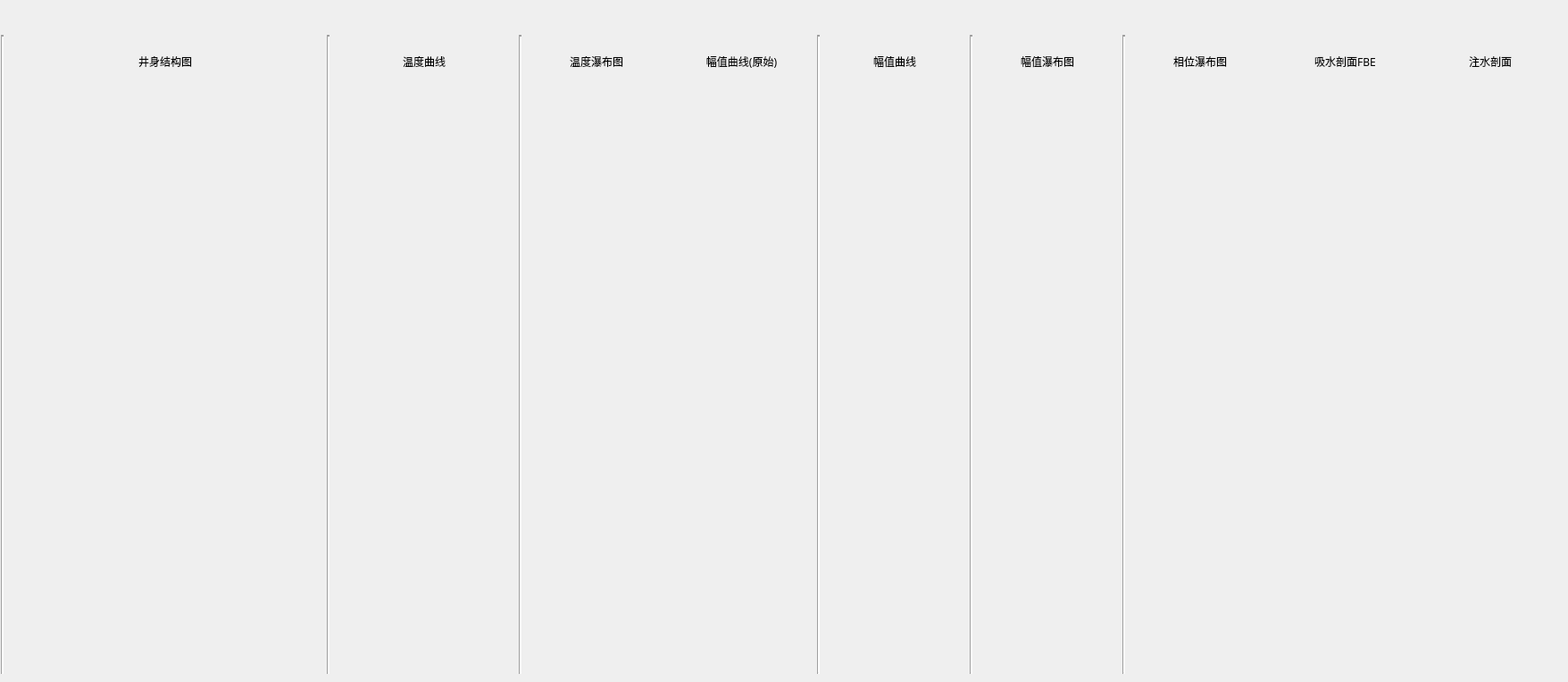
<?xml version="1.0" encoding="UTF-8"?>
<ui version="4.0">
 <class>WellWidget</class>
 <widget class="QWidget" name="WellWidget">
  <property name="geometry">
   <rect>
    <x>0</x>
    <y>0</y>
    <width>1756</width>
    <height>764</height>
   </rect>
  </property>
  <property name="windowTitle">
   <string>Form</string>
  </property>
  <layout class="QVBoxLayout" name="verticalLayout_5">
   <property name="spacing">
    <number>0</number>
   </property>
   <property name="leftMargin">
    <number>0</number>
   </property>
   <property name="topMargin">
    <number>0</number>
   </property>
   <property name="rightMargin">
    <number>0</number>
   </property>
   <property name="bottomMargin">
    <number>0</number>
   </property>
   <item>
    <widget class="ChartSelectWidget" name="widget_chart_select" native="true">
     <property name="minimumSize">
      <size>
       <width>0</width>
       <height>30</height>
      </size>
     </property>
     <property name="maximumSize">
      <size>
       <width>16777215</width>
       <height>30</height>
      </size>
     </property>
    </widget>
   </item>
   <item>
    <widget class="QWidget" name="widget" native="true">
     <property name="minimumSize">
      <size>
       <width>0</width>
       <height>30</height>
      </size>
     </property>
     <property name="maximumSize">
      <size>
       <width>16777215</width>
       <height>16777215</height>
      </size>
     </property>
     <property name="styleSheet">
      <string notr="true">QWidget#widget_title1,#widget_title2,#widget_title3,#widget_title4,#widget_title5,#widget_title6,#widget_title7,#widget_title8,#widget_tile9
{
	image: url(:/res/title/subtitile.png);
}
QLabel
{
	background-color: none;
}
background-color: #323E4C;</string>
     </property>
     <layout class="QHBoxLayout" name="horizontalLayout">
      <property name="spacing">
       <number>6</number>
      </property>
      <property name="leftMargin">
       <number>1</number>
      </property>
      <item>
       <widget class="Line" name="line_8">
        <property name="sizePolicy">
         <sizepolicy hsizetype="Fixed" vsizetype="Minimum">
          <horstretch>0</horstretch>
          <verstretch>0</verstretch>
         </sizepolicy>
        </property>
        <property name="styleSheet">
         <string notr="true"/>
        </property>
        <property name="frameShadow">
         <enum>QFrame::Sunken</enum>
        </property>
        <property name="lineWidth">
         <number>2</number>
        </property>
        <property name="orientation">
         <enum>Qt::Vertical</enum>
        </property>
       </widget>
      </item>
      <item>
       <widget class="QWidget" name="widget_struct" native="true">
        <property name="minimumSize">
         <size>
          <width>350</width>
          <height>0</height>
         </size>
        </property>
        <property name="maximumSize">
         <size>
          <width>350</width>
          <height>16777215</height>
         </size>
        </property>
        <property name="styleSheet">
         <string notr="true">/*background-color: #04152F;*/
</string>
        </property>
        <layout class="QVBoxLayout" name="verticalLayout">
         <property name="spacing">
          <number>12</number>
         </property>
         <property name="topMargin">
          <number>15</number>
         </property>
         <property name="bottomMargin">
          <number>15</number>
         </property>
         <item>
          <widget class="QWidget" name="widget_title6" native="true">
           <property name="minimumSize">
            <size>
             <width>0</width>
             <height>30</height>
            </size>
           </property>
           <property name="maximumSize">
            <size>
             <width>16777215</width>
             <height>30</height>
            </size>
           </property>
           <property name="styleSheet">
            <string notr="true"/>
           </property>
           <layout class="QHBoxLayout" name="horizontalLayout_10">
            <property name="spacing">
             <number>0</number>
            </property>
            <property name="leftMargin">
             <number>0</number>
            </property>
            <property name="topMargin">
             <number>0</number>
            </property>
            <property name="rightMargin">
             <number>0</number>
            </property>
            <property name="bottomMargin">
             <number>0</number>
            </property>
            <item>
             <widget class="QLabel" name="label_6">
              <property name="minimumSize">
               <size>
                <width>0</width>
                <height>20</height>
               </size>
              </property>
              <property name="maximumSize">
               <size>
                <width>16777215</width>
                <height>20</height>
               </size>
              </property>
              <property name="font">
               <font>
                <family>黑体</family>
               </font>
              </property>
              <property name="styleSheet">
               <string notr="true"/>
              </property>
              <property name="text">
               <string>井身结构图</string>
              </property>
              <property name="alignment">
               <set>Qt::AlignCenter</set>
              </property>
             </widget>
            </item>
           </layout>
          </widget>
         </item>
         <item>
          <widget class="FrameLine" name="label_structure" native="true">
           <property name="minimumSize">
            <size>
             <width>330</width>
             <height>300</height>
            </size>
           </property>
           <property name="maximumSize">
            <size>
             <width>330</width>
             <height>1200</height>
            </size>
           </property>
           <property name="styleSheet">
            <string notr="true"/>
           </property>
          </widget>
         </item>
        </layout>
       </widget>
      </item>
      <item>
       <widget class="Line" name="line">
        <property name="sizePolicy">
         <sizepolicy hsizetype="Fixed" vsizetype="Minimum">
          <horstretch>0</horstretch>
          <verstretch>0</verstretch>
         </sizepolicy>
        </property>
        <property name="styleSheet">
         <string notr="true"/>
        </property>
        <property name="frameShadow">
         <enum>QFrame::Sunken</enum>
        </property>
        <property name="lineWidth">
         <number>2</number>
        </property>
        <property name="orientation">
         <enum>Qt::Vertical</enum>
        </property>
       </widget>
      </item>
      <item>
       <layout class="QVBoxLayout" name="verticalLayout_2">
        <property name="spacing">
         <number>0</number>
        </property>
        <property name="topMargin">
         <number>15</number>
        </property>
        <item>
         <widget class="QWidget" name="widget_title1" native="true">
          <property name="maximumSize">
           <size>
            <width>16777215</width>
            <height>30</height>
           </size>
          </property>
          <property name="styleSheet">
           <string notr="true"/>
          </property>
          <layout class="QHBoxLayout" name="horizontalLayout_4">
           <property name="spacing">
            <number>0</number>
           </property>
           <property name="leftMargin">
            <number>0</number>
           </property>
           <property name="topMargin">
            <number>0</number>
           </property>
           <property name="rightMargin">
            <number>0</number>
           </property>
           <property name="bottomMargin">
            <number>0</number>
           </property>
           <item>
            <widget class="QLabel" name="label_1">
             <property name="minimumSize">
              <size>
               <width>0</width>
               <height>20</height>
              </size>
             </property>
             <property name="maximumSize">
              <size>
               <width>16777215</width>
               <height>20</height>
              </size>
             </property>
             <property name="font">
              <font>
               <family>黑体</family>
              </font>
             </property>
             <property name="styleSheet">
              <string notr="true"/>
             </property>
             <property name="text">
              <string>温度曲线</string>
             </property>
             <property name="alignment">
              <set>Qt::AlignCenter</set>
             </property>
            </widget>
           </item>
          </layout>
         </widget>
        </item>
        <item>
         <widget class="CurveView" name="widget_DTS_curve" native="true">
          <property name="minimumSize">
           <size>
            <width>200</width>
            <height>300</height>
           </size>
          </property>
          <property name="styleSheet">
           <string notr="true"/>
          </property>
         </widget>
        </item>
       </layout>
      </item>
      <item>
       <widget class="Line" name="line_2">
        <property name="styleSheet">
         <string notr="true"/>
        </property>
        <property name="frameShadow">
         <enum>QFrame::Sunken</enum>
        </property>
        <property name="lineWidth">
         <number>2</number>
        </property>
        <property name="orientation">
         <enum>Qt::Vertical</enum>
        </property>
       </widget>
      </item>
      <item>
       <layout class="QVBoxLayout" name="verticalLayout_3">
        <property name="spacing">
         <number>0</number>
        </property>
        <property name="topMargin">
         <number>15</number>
        </property>
        <item>
         <widget class="QWidget" name="widget_title2" native="true">
          <property name="maximumSize">
           <size>
            <width>16777215</width>
            <height>30</height>
           </size>
          </property>
          <property name="styleSheet">
           <string notr="true"/>
          </property>
          <layout class="QHBoxLayout" name="horizontalLayout_5">
           <property name="spacing">
            <number>0</number>
           </property>
           <property name="leftMargin">
            <number>0</number>
           </property>
           <property name="topMargin">
            <number>0</number>
           </property>
           <property name="rightMargin">
            <number>0</number>
           </property>
           <property name="bottomMargin">
            <number>0</number>
           </property>
           <item>
            <widget class="QLabel" name="label_2">
             <property name="minimumSize">
              <size>
               <width>0</width>
               <height>20</height>
              </size>
             </property>
             <property name="maximumSize">
              <size>
               <width>16777215</width>
               <height>20</height>
              </size>
             </property>
             <property name="font">
              <font>
               <family>黑体</family>
              </font>
             </property>
             <property name="text">
              <string>温度瀑布图</string>
             </property>
             <property name="alignment">
              <set>Qt::AlignCenter</set>
             </property>
            </widget>
           </item>
          </layout>
         </widget>
        </item>
        <item>
         <widget class="WaterFallWdgtTransf" name="widget_DTS" native="true">
          <property name="minimumSize">
           <size>
            <width>0</width>
            <height>300</height>
           </size>
          </property>
          <widget class="QPushButton" name="btn_window_dts">
           <property name="geometry">
            <rect>
             <x>1765</x>
             <y>1</y>
             <width>40</width>
             <height>43</height>
            </rect>
           </property>
           <property name="sizePolicy">
            <sizepolicy hsizetype="Fixed" vsizetype="Fixed">
             <horstretch>0</horstretch>
             <verstretch>0</verstretch>
            </sizepolicy>
           </property>
           <property name="styleSheet">
            <string notr="true">background:transparent;
border:none;</string>
           </property>
           <property name="text">
            <string/>
           </property>
           <property name="icon">
            <iconset resource="res.qrc">
             <normaloff>:/res/title/maxico.png</normaloff>:/res/title/maxico.png</iconset>
           </property>
           <property name="iconSize">
            <size>
             <width>40</width>
             <height>40</height>
            </size>
           </property>
           <property name="flat">
            <bool>true</bool>
           </property>
          </widget>
         </widget>
        </item>
       </layout>
      </item>
      <item>
       <widget class="QWidget" name="widget_rawAmCurve" native="true">
        <layout class="QVBoxLayout" name="verticalLayout_9">
         <property name="spacing">
          <number>0</number>
         </property>
         <property name="leftMargin">
          <number>0</number>
         </property>
         <property name="topMargin">
          <number>15</number>
         </property>
         <property name="rightMargin">
          <number>0</number>
         </property>
         <property name="bottomMargin">
          <number>0</number>
         </property>
         <item>
          <widget class="QWidget" name="widget_title7" native="true">
           <property name="maximumSize">
            <size>
             <width>16777215</width>
             <height>30</height>
            </size>
           </property>
           <property name="styleSheet">
            <string notr="true"/>
           </property>
           <layout class="QHBoxLayout" name="horizontalLayout_12">
            <property name="spacing">
             <number>0</number>
            </property>
            <property name="leftMargin">
             <number>0</number>
            </property>
            <property name="topMargin">
             <number>0</number>
            </property>
            <property name="rightMargin">
             <number>0</number>
            </property>
            <property name="bottomMargin">
             <number>0</number>
            </property>
            <item>
             <widget class="QLabel" name="label_5">
              <property name="minimumSize">
               <size>
                <width>0</width>
                <height>20</height>
               </size>
              </property>
              <property name="maximumSize">
               <size>
                <width>16777215</width>
                <height>20</height>
               </size>
              </property>
              <property name="font">
               <font>
                <family>黑体</family>
               </font>
              </property>
              <property name="text">
               <string>幅值曲线(原始)</string>
              </property>
              <property name="alignment">
               <set>Qt::AlignCenter</set>
              </property>
             </widget>
            </item>
           </layout>
          </widget>
         </item>
         <item>
          <widget class="CurveView" name="widget_DAS_rawAmCurve" native="true">
           <property name="minimumSize">
            <size>
             <width>0</width>
             <height>300</height>
            </size>
           </property>
          </widget>
         </item>
        </layout>
       </widget>
      </item>
      <item>
       <widget class="Line" name="line_3">
        <property name="styleSheet">
         <string notr="true">QFrame#line
{
	color:rgb(26,43,69);
}
</string>
        </property>
        <property name="frameShadow">
         <enum>QFrame::Sunken</enum>
        </property>
        <property name="lineWidth">
         <number>2</number>
        </property>
        <property name="orientation">
         <enum>Qt::Vertical</enum>
        </property>
       </widget>
      </item>
      <item>
       <layout class="QVBoxLayout" name="verticalLayout_4">
        <property name="spacing">
         <number>0</number>
        </property>
        <property name="topMargin">
         <number>15</number>
        </property>
        <item>
         <widget class="QWidget" name="widget_title3" native="true">
          <property name="maximumSize">
           <size>
            <width>16777215</width>
            <height>30</height>
           </size>
          </property>
          <property name="styleSheet">
           <string notr="true"/>
          </property>
          <layout class="QHBoxLayout" name="horizontalLayout_6">
           <property name="spacing">
            <number>0</number>
           </property>
           <property name="leftMargin">
            <number>0</number>
           </property>
           <property name="topMargin">
            <number>0</number>
           </property>
           <property name="rightMargin">
            <number>0</number>
           </property>
           <property name="bottomMargin">
            <number>0</number>
           </property>
           <item>
            <widget class="QLabel" name="label_3">
             <property name="minimumSize">
              <size>
               <width>0</width>
               <height>20</height>
              </size>
             </property>
             <property name="maximumSize">
              <size>
               <width>16777215</width>
               <height>20</height>
              </size>
             </property>
             <property name="font">
              <font>
               <family>黑体</family>
              </font>
             </property>
             <property name="text">
              <string>幅值曲线</string>
             </property>
             <property name="alignment">
              <set>Qt::AlignCenter</set>
             </property>
            </widget>
           </item>
          </layout>
         </widget>
        </item>
        <item>
         <widget class="CurveView" name="widget_DAS_curve" native="true">
          <property name="minimumSize">
           <size>
            <width>0</width>
            <height>300</height>
           </size>
          </property>
         </widget>
        </item>
       </layout>
      </item>
      <item>
       <widget class="Line" name="line_4">
        <property name="frameShadow">
         <enum>QFrame::Sunken</enum>
        </property>
        <property name="lineWidth">
         <number>2</number>
        </property>
        <property name="orientation">
         <enum>Qt::Vertical</enum>
        </property>
       </widget>
      </item>
      <item>
       <layout class="QVBoxLayout" name="verticalLayout_6">
        <property name="spacing">
         <number>0</number>
        </property>
        <property name="topMargin">
         <number>15</number>
        </property>
        <item>
         <widget class="QWidget" name="widget_title4" native="true">
          <property name="maximumSize">
           <size>
            <width>16777215</width>
            <height>30</height>
           </size>
          </property>
          <property name="styleSheet">
           <string notr="true"/>
          </property>
          <layout class="QHBoxLayout" name="horizontalLayout_8">
           <property name="spacing">
            <number>0</number>
           </property>
           <property name="leftMargin">
            <number>0</number>
           </property>
           <property name="topMargin">
            <number>0</number>
           </property>
           <property name="rightMargin">
            <number>0</number>
           </property>
           <property name="bottomMargin">
            <number>0</number>
           </property>
           <item>
            <widget class="QLabel" name="label_4">
             <property name="minimumSize">
              <size>
               <width>0</width>
               <height>20</height>
              </size>
             </property>
             <property name="maximumSize">
              <size>
               <width>16777215</width>
               <height>20</height>
              </size>
             </property>
             <property name="font">
              <font>
               <family>黑体</family>
              </font>
             </property>
             <property name="text">
              <string>幅值瀑布图</string>
             </property>
             <property name="alignment">
              <set>Qt::AlignCenter</set>
             </property>
            </widget>
           </item>
          </layout>
         </widget>
        </item>
        <item>
         <widget class="WaterFallWdgtTransf" name="widget_DAS" native="true">
          <property name="minimumSize">
           <size>
            <width>0</width>
            <height>300</height>
           </size>
          </property>
          <property name="styleSheet">
           <string notr="true"/>
          </property>
          <widget class="QPushButton" name="btn_window_ample">
           <property name="geometry">
            <rect>
             <x>1765</x>
             <y>1</y>
             <width>40</width>
             <height>43</height>
            </rect>
           </property>
           <property name="sizePolicy">
            <sizepolicy hsizetype="Fixed" vsizetype="Fixed">
             <horstretch>0</horstretch>
             <verstretch>0</verstretch>
            </sizepolicy>
           </property>
           <property name="layoutDirection">
            <enum>Qt::LeftToRight</enum>
           </property>
           <property name="styleSheet">
            <string notr="true">background:transparent;
border:none;</string>
           </property>
           <property name="text">
            <string/>
           </property>
           <property name="icon">
            <iconset resource="res.qrc">
             <normaloff>:/res/title/maxico.png</normaloff>:/res/title/maxico.png</iconset>
           </property>
           <property name="iconSize">
            <size>
             <width>40</width>
             <height>40</height>
            </size>
           </property>
           <property name="flat">
            <bool>true</bool>
           </property>
          </widget>
         </widget>
        </item>
       </layout>
      </item>
      <item>
       <widget class="Line" name="line_5">
        <property name="frameShadow">
         <enum>QFrame::Sunken</enum>
        </property>
        <property name="lineWidth">
         <number>2</number>
        </property>
        <property name="orientation">
         <enum>Qt::Vertical</enum>
        </property>
       </widget>
      </item>
      <item>
       <layout class="QVBoxLayout" name="verticalLayout_7">
        <property name="spacing">
         <number>0</number>
        </property>
        <property name="topMargin">
         <number>15</number>
        </property>
        <item>
         <widget class="QWidget" name="widget_title5" native="true">
          <property name="maximumSize">
           <size>
            <width>16777215</width>
            <height>30</height>
           </size>
          </property>
          <property name="styleSheet">
           <string notr="true"/>
          </property>
          <layout class="QHBoxLayout" name="horizontalLayout_9">
           <property name="spacing">
            <number>0</number>
           </property>
           <property name="leftMargin">
            <number>0</number>
           </property>
           <property name="topMargin">
            <number>0</number>
           </property>
           <property name="rightMargin">
            <number>0</number>
           </property>
           <property name="bottomMargin">
            <number>0</number>
           </property>
           <item>
            <widget class="QLabel" name="label_7">
             <property name="minimumSize">
              <size>
               <width>0</width>
               <height>20</height>
              </size>
             </property>
             <property name="maximumSize">
              <size>
               <width>16777215</width>
               <height>20</height>
              </size>
             </property>
             <property name="font">
              <font>
               <family>黑体</family>
              </font>
             </property>
             <property name="text">
              <string>相位瀑布图</string>
             </property>
             <property name="alignment">
              <set>Qt::AlignCenter</set>
             </property>
            </widget>
           </item>
          </layout>
         </widget>
        </item>
        <item>
         <widget class="WaterFallWdgtTransf" name="widget_DAS_Phase" native="true">
          <property name="minimumSize">
           <size>
            <width>0</width>
            <height>300</height>
           </size>
          </property>
          <widget class="QPushButton" name="btn_window">
           <property name="geometry">
            <rect>
             <x>1765</x>
             <y>1</y>
             <width>40</width>
             <height>43</height>
            </rect>
           </property>
           <property name="sizePolicy">
            <sizepolicy hsizetype="Fixed" vsizetype="Fixed">
             <horstretch>0</horstretch>
             <verstretch>0</verstretch>
            </sizepolicy>
           </property>
           <property name="styleSheet">
            <string notr="true">background:transparent;
border:none;</string>
           </property>
           <property name="text">
            <string/>
           </property>
           <property name="icon">
            <iconset resource="res.qrc">
             <normaloff>:/res/title/maxico.png</normaloff>:/res/title/maxico.png</iconset>
           </property>
           <property name="iconSize">
            <size>
             <width>40</width>
             <height>40</height>
            </size>
           </property>
           <property name="flat">
            <bool>true</bool>
           </property>
          </widget>
         </widget>
        </item>
       </layout>
      </item>
      <item>
       <layout class="QVBoxLayout" name="verticalLayout_10">
        <property name="spacing">
         <number>0</number>
        </property>
        <property name="topMargin">
         <number>15</number>
        </property>
        <item>
         <widget class="QWidget" name="widget_title9" native="true">
          <property name="maximumSize">
           <size>
            <width>16777215</width>
            <height>30</height>
           </size>
          </property>
          <property name="styleSheet">
           <string notr="true"/>
          </property>
          <layout class="QHBoxLayout" name="horizontalLayout_13">
           <property name="spacing">
            <number>0</number>
           </property>
           <property name="leftMargin">
            <number>0</number>
           </property>
           <property name="topMargin">
            <number>0</number>
           </property>
           <property name="rightMargin">
            <number>0</number>
           </property>
           <property name="bottomMargin">
            <number>0</number>
           </property>
           <item>
            <widget class="QLabel" name="label_8">
             <property name="minimumSize">
              <size>
               <width>0</width>
               <height>20</height>
              </size>
             </property>
             <property name="maximumSize">
              <size>
               <width>16777215</width>
               <height>20</height>
              </size>
             </property>
             <property name="font">
              <font>
               <family>黑体</family>
              </font>
             </property>
             <property name="text">
              <string>吸水剖面FBE</string>
             </property>
             <property name="alignment">
              <set>Qt::AlignCenter</set>
             </property>
            </widget>
           </item>
          </layout>
         </widget>
        </item>
        <item>
         <widget class="CurveView" name="widget_FBE_curve" native="true">
          <property name="minimumSize">
           <size>
            <width>0</width>
            <height>300</height>
           </size>
          </property>
         </widget>
        </item>
       </layout>
      </item>
      <item>
       <layout class="QVBoxLayout" name="verticalLayout_11">
        <property name="spacing">
         <number>0</number>
        </property>
        <property name="topMargin">
         <number>15</number>
        </property>
        <item>
         <widget class="QWidget" name="widget_title8" native="true">
          <property name="maximumSize">
           <size>
            <width>16777215</width>
            <height>30</height>
           </size>
          </property>
          <property name="styleSheet">
           <string notr="true"/>
          </property>
          <layout class="QHBoxLayout" name="horizontalLayout_14">
           <property name="spacing">
            <number>0</number>
           </property>
           <property name="leftMargin">
            <number>0</number>
           </property>
           <property name="topMargin">
            <number>0</number>
           </property>
           <property name="rightMargin">
            <number>0</number>
           </property>
           <property name="bottomMargin">
            <number>0</number>
           </property>
           <item>
            <widget class="QLabel" name="label_9">
             <property name="minimumSize">
              <size>
               <width>0</width>
               <height>20</height>
              </size>
             </property>
             <property name="maximumSize">
              <size>
               <width>16777215</width>
               <height>20</height>
              </size>
             </property>
             <property name="font">
              <font>
               <family>黑体</family>
              </font>
             </property>
             <property name="text">
              <string>注水剖面</string>
             </property>
             <property name="alignment">
              <set>Qt::AlignCenter</set>
             </property>
            </widget>
           </item>
          </layout>
         </widget>
        </item>
        <item>
         <widget class="RateCurveView" name="widget_waterInject" native="true">
          <property name="minimumSize">
           <size>
            <width>0</width>
            <height>300</height>
           </size>
          </property>
          <widget class="QPushButton" name="btn_window_3">
           <property name="geometry">
            <rect>
             <x>1765</x>
             <y>1</y>
             <width>40</width>
             <height>43</height>
            </rect>
           </property>
           <property name="sizePolicy">
            <sizepolicy hsizetype="Fixed" vsizetype="Fixed">
             <horstretch>0</horstretch>
             <verstretch>0</verstretch>
            </sizepolicy>
           </property>
           <property name="styleSheet">
            <string notr="true">background:transparent;
border:none;</string>
           </property>
           <property name="text">
            <string/>
           </property>
           <property name="icon">
            <iconset resource="res.qrc">
             <normaloff>:/res/title/maxico.png</normaloff>:/res/title/maxico.png</iconset>
           </property>
           <property name="iconSize">
            <size>
             <width>40</width>
             <height>40</height>
            </size>
           </property>
           <property name="flat">
            <bool>true</bool>
           </property>
          </widget>
         </widget>
        </item>
       </layout>
      </item>
     </layout>
    </widget>
   </item>
  </layout>
 </widget>
 <customwidgets>
  <customwidget>
   <class>CurveView</class>
   <extends>QWidget</extends>
   <header>curveview.h</header>
   <container>1</container>
  </customwidget>
  <customwidget>
   <class>WaterFallWdgtTransf</class>
   <extends>QWidget</extends>
   <header>waterfallwdgttransf.h</header>
   <container>1</container>
  </customwidget>
  <customwidget>
   <class>FrameLine</class>
   <extends>QWidget</extends>
   <header>frameline.h</header>
   <container>1</container>
  </customwidget>
  <customwidget>
   <class>RateCurveView</class>
   <extends>QWidget</extends>
   <header>ratecurveview.h</header>
   <container>1</container>
  </customwidget>
  <customwidget>
   <class>ChartSelectWidget</class>
   <extends>QWidget</extends>
   <header>chartselectwidget.h</header>
   <container>1</container>
  </customwidget>
 </customwidgets>
 <resources>
  <include location="res.qrc"/>
 </resources>
 <connections/>
</ui>
